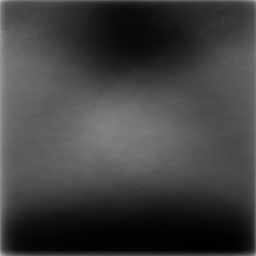
#> input picture Models/Mammography/templates/negative.png, 256 x 256 px
$ python -i offline_cv.py   (imports and definitions only)
#> lines starting #> are read from the running program, lines starting #| are printed output that depends on the picture
#!/usr/bin/env python3
"""

Author Name:  Imaad Ullah Khan
Author Email: yameenimaad@gmail.com
AI Helper:    Claude
Pink Edge AI — offline, non-neural triage fallback (classical pixel-difference comparison).
================================================================================================
No trained model, no internet, no API key, no huggingface_hub/torch/ultralytics dependency at
all: builds a "typical positive" and "typical negative" reference template per modality by
averaging images from the project's own local labeled datasets (Models/<Modality>/Data
Set/*.coco — the same ones inference.py's Roboflow ground-truth checks use), then classifies a
new image by:
  1. grayscale + resize to a canonical size + histogram-equalize (normalizes exposure/contrast)
  2. auto-orientation: try identity vs. horizontal-flip, keep whichever correlates better with
     a generic (positive+negative averaged) reference — handles left/right laterality without
     full image registration
  3. pixel-wise absolute difference against the positive template AND the negative template
  4. a per-pixel "leans positive" map (diff-from-negative minus diff-from-positive); its largest
     connected region above threshold becomes the highlighted bounding box, and its mean/coverage
     become the confidence score

This is deliberately simple and fully explainable — a nearest-mean-template heuristic, not a
substitute for the trained models. It exists as a dependency-light, always-available offline
tier: see CALIBRATION.md-equivalent notes below and Documentations/MODEL_SOURCES.md for measured
accuracy against held-out samples from the same datasets — be honest with yourself about what
those numbers mean before trusting this over the real models.
"""
import json
import math
import os
import random

import numpy as np
from PIL import Image

MODELS_DIR = os.path.join(os.path.dirname(os.path.abspath(__file__)), "Models")
CANON_SIZE = 256
MAX_TEMPLATE_SAMPLES = 150
CONFIDENCE_SCALE = 6.0  # picked empirically — see calibrate() / MODEL_SOURCES.md

# Dataset location + category grounding per modality — reuses the exact taxonomies grounded in
# inference.py (see Documentations/MODEL_SOURCES.md) rather than re-guessing them.
_DATASETS = {
    "tb": {
        "models_subdir": "TB", "dataset_dir_name": "tuberculosis.coco",
        "positive_categories": ["Tüberküloz", "Hastalıklı"],
        "negative_categories": ["Sağlıklı", "Sekelli"],
    },
    "maternal": {
        "models_subdir": "Maternal", "dataset_dir_name": "HASH Maternal Health.coco",
        "positive_categories": ["abnormal"],
        "negative_categories": [],  # single-class dataset -> unannotated images are the implicit negative set
    },
    "mammography": {
        "models_subdir": "Mammography", "dataset_dir_name": "BreastCancer-YOLOv8.coco",
        "positive_categories": ["cancer"],
        "negative_categories": ["normal"],
    },
}

_TEMPLATE_CACHE = {}  # modality -> (positive_template, negative_template) | (None, None)


def _dataset_dir(modality):
    cfg = _DATASETS[modality]
    return os.path.join(MODELS_DIR, cfg["models_subdir"], "Data Set", cfg["dataset_dir_name"])


# [37 lines left out: functions _load_coco_splits, _collect_image_paths, not called in this run]


def _preprocess_canonical(pil_image):
    import cv2

    gray = np.asarray(pil_image.convert("L").resize((CANON_SIZE, CANON_SIZE)), dtype=np.uint8)
    return cv2.equalizeHist(gray)


# [98 lines left out: functions _build_template, _get_templates, _best_orientation, _analyze, not called in this run]


def _confidence(change_score):
    return 100.0 / (1.0 + math.exp(-change_score / CONFIDENCE_SCALE))


_MODALITY_VOCAB = {
    "tb": {
        "pos_verdict": "TB-Suggestive Finding Detected", "neg_verdict": "No Active TB-Suggestive Lesions Detected",
        "pos_bi_rads_by_tier": ["S1 - Minimal (unilateral, no cavity)", "S2 - Moderate (bilateral / cavity < 2 cm)",
                                 "S3 - Advanced (large cavity / miliary pattern)"],
        "neg_bi_rads": "S0 - No active disease", "acr_pos": "Upper Zone", "acr_neg": "Bilateral",
        "sms_pos": "TB:POS", "sms_neg": "TB:NEG",
    },
    "maternal": {
        "pos_verdict": "Standard Plane: Trans-thalamic", "neg_verdict": "Standard Plane: Trans-thalamic",
        "pos_bi_rads_by_tier": ["Standard Plane: Trans-thalamic", "Standard Plane: Trans-cerebellum", "Standard Plane: Trans-ventricular"],
        "neg_bi_rads": "Standard Plane: Trans-thalamic", "acr_pos": "Ultrasound Plane - Trans-thalamic",
        "acr_neg": "Ultrasound Plane - Trans-thalamic", "sms_pos": "US:PLANE_OK", "sms_neg": "US:PLANE_OK",
    },
    "mammography": {
        "pos_verdict": "Suspicious Finding Detected", "neg_verdict": "No Focal Suspicious Lesion Detected",
        "pos_bi_rads_by_tier": ["BI-RADS 4A - Low suspicion (Biopsy recommended)", "BI-RADS 4B - Moderate suspicion",
                                 "BI-RADS 5 - Highly suggestive of malignancy"],
        "neg_bi_rads": "BI-RADS 1 - Negative", "acr_pos": "C - Heterogeneously dense",
        "acr_neg": "B - Scattered fibroglandular density", "sms_pos": "BI-RADS:5", "sms_neg": "BI-RADS:1",
    },
}


# [19 lines left out: function _to_result, not called in this run]


def available(modality: str) -> bool:
    pos, neg = _get_templates(modality)
    return pos is not None and neg is not None


# [73 lines left out: functions predict, calibrate, not called in this run]


# [4 lines not run here, left out]

>>> from PIL import Image
>>> picture = Image.open('Models/Mammography/templates/negative.png')
#> picture is the input picture: PIL image 256x256 L; min 0, max 188, mean 63.8
>>> result = _preprocess_canonical(picture)
#> in _preprocess_canonical, `return cv2.equalizeHist(gray)`:
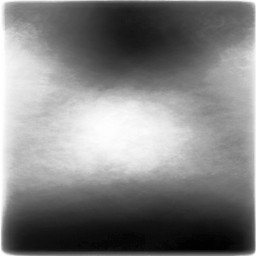
#> returned value: shape (256, 256); min 0, max 255, mean 128.7
